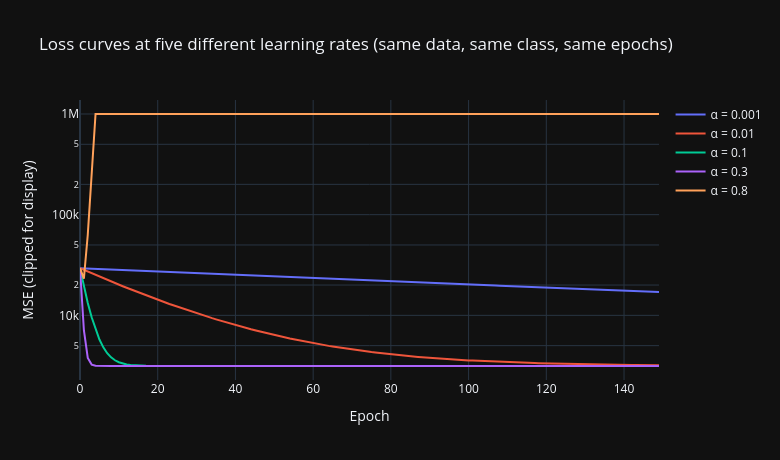

Notebook code cell kept with this figure:
### Markdown cell above
## 10. Why the learning rate matters — interactive comparison

The learning rate α controls step size. Too small, and training crawls. Too large, and the
steps overshoot the valley and the loss explodes instead of shrinking. Below, the exact same
`GradientDescent` class is trained five times, changing only α. **Click a legend entry to
toggle that line on or off** in the interactive plot.

### Code cell
learning_rates = [0.001, 0.01, 0.1, 0.3, 0.8]
fig = go.Figure()

for lr_test in learning_rates:
    m = GradientDescent(learningrate=lr_test, epochs=150)
    m.fit(X_train_s, y_train)
    losses = np.clip(m.loss_history_, 0, 1e6)  # clip so a diverging run doesn't break the axis
    fig.add_trace(go.Scatter(y=losses, mode='lines', name=f'α = {lr_test}'))

fig.update_layout(
    title='Loss curves at five different learning rates (same data, same class, same epochs)',
    xaxis_title='Epoch', yaxis_title='MSE (clipped for display)',
    yaxis_type='log', width=780, height=460, template='plotly_dark'
)
fig.show()

### Figure 1 — Plotly figure (JSON) as saved in the notebook; plotly's stock layout.template omitted (floating-point values rounded to 4 significant figures; data arrays with more than 128 entries replaced by an {"elided": "..."} marker saying what was removed)
{"data": [{"mode": "lines", "name": "α = 0.001", "type": "scatter", "y": {"elided": "150 float values"}}, {"mode": "lines", "name": "α = 0.01", "type": "scatter", "y": {"elided": "150 float values"}}, {"mode": "lines", "name": "α = 0.1", "type": "scatter", "y": {"elided": "150 float values"}}, {"mode": "lines", "name": "α = 0.3", "type": "scatter", "y": {"elided": "150 float values"}}, {"mode": "lines", "name": "α = 0.8", "type": "scatter", "y": {"elided": "150 float values"}}], "layout": {"height": 460, "title": {"text": "Loss curves at five different learning rates (same data, same class, same epochs)"}, "width": 780, "xaxis": {"title": {"text": "Epoch"}}, "yaxis": {"title": {"text": "MSE (clipped for display)"}, "type": "log"}}}
